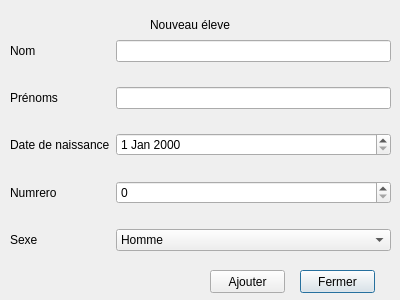
<?xml version="1.0" encoding="UTF-8"?>
<ui version="4.0">
 <class>DialogFormStudent</class>
 <widget class="QDialog" name="DialogFormStudent">
  <property name="geometry">
   <rect>
    <x>0</x>
    <y>0</y>
    <width>400</width>
    <height>300</height>
   </rect>
  </property>
  <property name="windowTitle">
   <string>Dialog</string>
  </property>
  <widget class="QPushButton" name="btnClose">
   <property name="geometry">
    <rect>
     <x>300</x>
     <y>270</y>
     <width>75</width>
     <height>23</height>
    </rect>
   </property>
   <property name="text">
    <string>Fermer</string>
   </property>
  </widget>
  <widget class="QLabel" name="label_6">
   <property name="geometry">
    <rect>
     <x>150</x>
     <y>10</y>
     <width>131</width>
     <height>31</height>
    </rect>
   </property>
   <property name="text">
    <string>Nouveau éleve</string>
   </property>
   <property name="textFormat">
    <enum>Qt::RichText</enum>
   </property>
  </widget>
  <widget class="QPushButton" name="btnSave">
   <property name="geometry">
    <rect>
     <x>210</x>
     <y>270</y>
     <width>75</width>
     <height>23</height>
    </rect>
   </property>
   <property name="text">
    <string>Ajouter</string>
   </property>
  </widget>
  <widget class="QWidget" name="formLayoutWidget">
   <property name="geometry">
    <rect>
     <x>10</x>
     <y>40</y>
     <width>381</width>
     <height>211</height>
    </rect>
   </property>
   <layout class="QFormLayout" name="formLayout">
    <property name="fieldGrowthPolicy">
     <enum>QFormLayout::AllNonFixedFieldsGrow</enum>
    </property>
    <item row="0" column="0">
     <widget class="QLabel" name="label">
      <property name="text">
       <string>Nom</string>
      </property>
     </widget>
    </item>
    <item row="0" column="1">
     <widget class="QLineEdit" name="lastname"/>
    </item>
    <item row="1" column="1">
     <spacer name="verticalSpacer">
      <property name="orientation">
       <enum>Qt::Vertical</enum>
      </property>
      <property name="sizeHint" stdset="0">
       <size>
        <width>20</width>
        <height>40</height>
       </size>
      </property>
     </spacer>
    </item>
    <item row="2" column="0">
     <widget class="QLabel" name="label_2">
      <property name="text">
       <string>Prénoms</string>
      </property>
     </widget>
    </item>
    <item row="2" column="1">
     <widget class="QLineEdit" name="firstname"/>
    </item>
    <item row="3" column="1">
     <spacer name="verticalSpacer_2">
      <property name="orientation">
       <enum>Qt::Vertical</enum>
      </property>
      <property name="sizeHint" stdset="0">
       <size>
        <width>20</width>
        <height>40</height>
       </size>
      </property>
     </spacer>
    </item>
    <item row="4" column="0">
     <widget class="QLabel" name="label_3">
      <property name="text">
       <string>Date de naissance</string>
      </property>
     </widget>
    </item>
    <item row="4" column="1">
     <widget class="QDateEdit" name="datenaissance"/>
    </item>
    <item row="5" column="1">
     <spacer name="verticalSpacer_3">
      <property name="orientation">
       <enum>Qt::Vertical</enum>
      </property>
      <property name="sizeHint" stdset="0">
       <size>
        <width>20</width>
        <height>40</height>
       </size>
      </property>
     </spacer>
    </item>
    <item row="6" column="0">
     <widget class="QLabel" name="label_4">
      <property name="text">
       <string>Numrero</string>
      </property>
     </widget>
    </item>
    <item row="6" column="1">
     <widget class="QSpinBox" name="num"/>
    </item>
    <item row="7" column="1">
     <spacer name="verticalSpacer_4">
      <property name="orientation">
       <enum>Qt::Vertical</enum>
      </property>
      <property name="sizeHint" stdset="0">
       <size>
        <width>20</width>
        <height>40</height>
       </size>
      </property>
     </spacer>
    </item>
    <item row="8" column="0">
     <widget class="QLabel" name="label_5">
      <property name="text">
       <string>Sexe</string>
      </property>
     </widget>
    </item>
    <item row="8" column="1">
     <widget class="QComboBox" name="sexeCombobox">
      <item>
       <property name="text">
        <string>Homme</string>
       </property>
      </item>
      <item>
       <property name="text">
        <string>Femme</string>
       </property>
      </item>
     </widget>
    </item>
   </layout>
  </widget>
 </widget>
 <resources/>
 <connections>
  <connection>
   <sender>btnClose</sender>
   <signal>clicked()</signal>
   <receiver>DialogFormStudent</receiver>
   <slot>close()</slot>
   <hints>
    <hint type="sourcelabel">
     <x>343</x>
     <y>282</y>
    </hint>
    <hint type="destinationlabel">
     <x>120</x>
     <y>272</y>
    </hint>
   </hints>
  </connection>
 </connections>
</ui>
